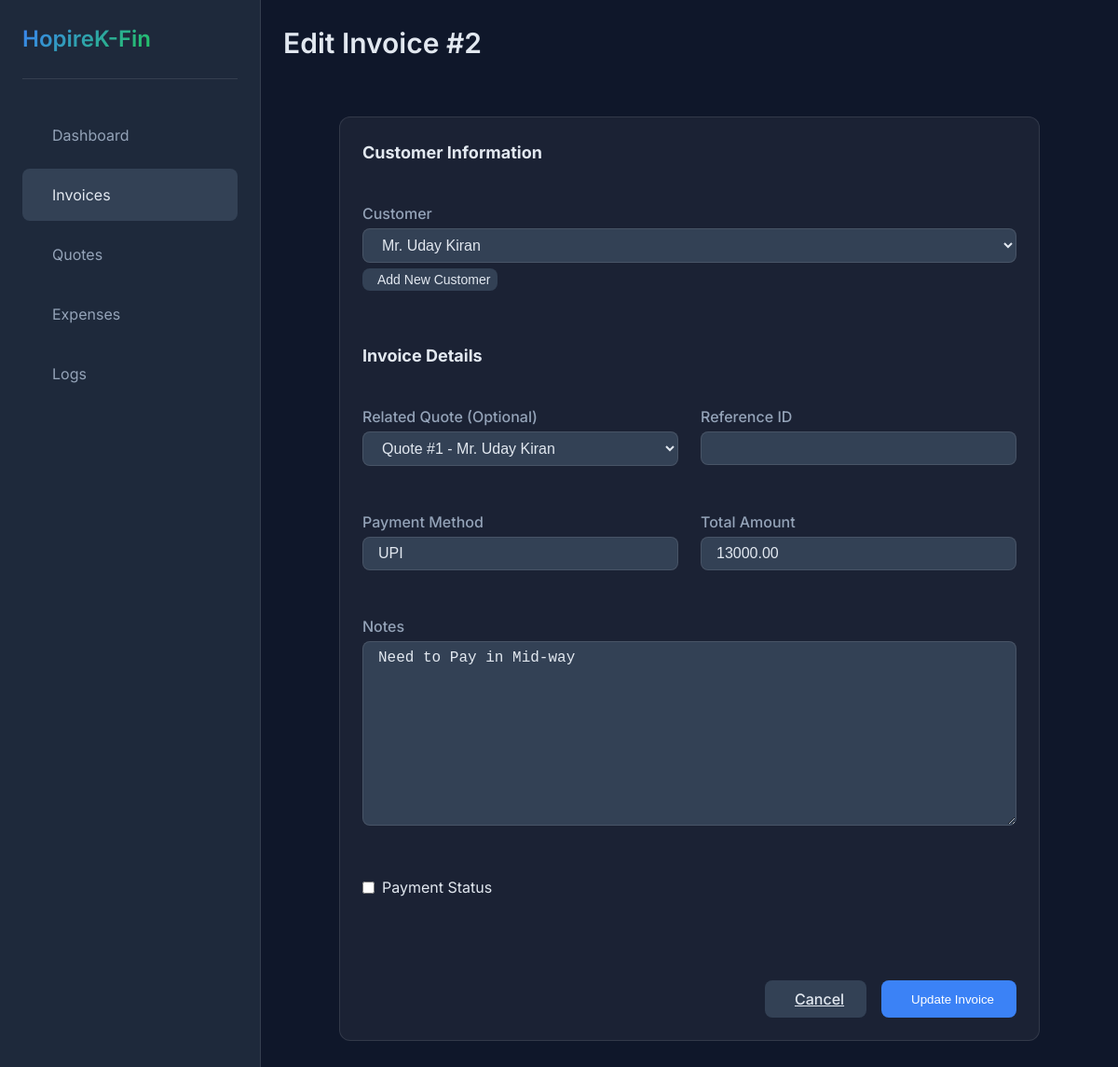
The page /invoices/2/edit/ (signed in) on the database its author committed.
### core/models.py (models this page shows, shortened)
class Invoice(models.Model):
    customer = models.ForeignKey(Customer, related_name='invoices', on_delete=models.CASCADE)
    quote = models.ForeignKey(Quote, related_name='invoices', on_delete=models.SET_NULL, null=True, blank=True)
    created_at = models.DateTimeField(auto_now_add=True)
    reference_id = models.CharField(max_length=100, blank=True)
    payment_method = models.CharField(max_length=100, blank=True)
    total_amount = models.DecimalField(max_digits=12, decimal_places=2, default=0)
    notes = models.TextField(blank=True)
    is_paid = models.BooleanField(default=False)

### core/views.py (the view)
# urls.py: path('invoices/<int:pk>/edit/', views.invoice_update, name='invoice_update'),
@login_required
def invoice_update(request, pk):
    invoice = get_object_or_404(Invoice, pk=pk)
    if request.method == 'POST':
        form = InvoiceForm(request.POST, instance=invoice)
        if form.is_valid():
            updated_invoice = form.save()
            create_log(
                action='update',
                entity_type='invoice',
                entity_id=invoice.id,
                description=f"Updated invoice #{invoice.id} for {invoice.customer.name}",
                amount=updated_invoice.total_amount,
                user=request.user.username if request.user.is_authenticated else None
            )
            return redirect('invoice_list')
    else:
        form = InvoiceForm(instance=invoice)
    return render(request, "invoice_form.html", {"form": form, "invoice": invoice})

### core/forms.py
class InvoiceForm(forms.ModelForm):
    class Meta:
        model = Invoice
        fields = ['customer', 'quote', 'reference_id', 'payment_method', 'total_amount', 'notes', 'is_paid']

### core/models.py (called while the page is built)
    def __str__(self):
        return self.name

    def __str__(self):
        return f"Quote #{self.id} - {self.customer.name}"

### templates/invoice_form.html (shortened to what this page needs)
{% extends "base.html" %}
{% block page_title %}
    {% if invoice %}Edit Invoice #{{ invoice.id }}{% else %}Create New Invoice{% endif %}
{% endblock %}
{% block content %}
<div class="form-page">
    <div class="card form-card">
        <form method="post" class="form-grid">
            <div class="form-section">
                <h3>Customer Information</h3>
                <div class="form-row">
                    <div class="form-group">
                        <label for="id_customer" class="form-label">Customer</label>
                        {{ form.customer }}
                        <button type="button" class="btn btn-secondary btn-sm" onclick="openCustomerPopup()">
                            Add New Customer
                        </button>
                    </div>
                </div>
            </div>
            <div class="form-section">
                <h3>Invoice Details</h3>
                <div class="form-row">
                    <div class="form-group">
                        <label for="id_quote" class="form-label">Related Quote (Optional)</label>
                        {{ form.quote }}
                    </div>
                    <div class="form-group">
                        <label for="id_reference_id" class="form-label">Reference ID</label>
                        {{ form.reference_id }}
                    </div>
                </div>
                <div class="form-row">
                    <div class="form-group">
                        <label for="id_payment_method" class="form-label">Payment Method</label>
                        {{ form.payment_method }}
                    </div>
                    <div class="form-group">
                        <label for="id_total_amount" class="form-label">Total Amount</label>
                        {{ form.total_amount }}
                    </div>
                </div>
                <div class="form-row">
                    <div class="form-group full-width">
                        <label for="id_notes" class="form-label">Notes</label>
                        {{ form.notes }}
                    </div>
                </div>
                <div class="form-row">
                    <div class="form-group">
                        <label for="id_is_paid" class="form-label-inline">
                            {{ form.is_paid }}
                            Payment Status
                        </label>
                    </div>
                </div>
            </div>
            <div class="form-actions">
                <a href="{% url 'invoice_list' %}" class="btn btn-secondary">
                    Cancel
                </a>
                <button type="submit" class="btn btn-primary">
                    {% if invoice %}Update{% else %}Create{% endif %} Invoice
                </button>
            </div>
        </form>
    </div>
</div>
{% endblock %}

### static/style.css (style rules this page uses)
:root { --bg-dark: #0f172a; --surface-dark: #1e293b; --surface-dark-hover: #334155; --text-dark: #e2e8f0; --text-dark-secondary: #94a3b8; --accent-dark: #3b82f6; --accent-dark-hover: #2563eb; --success-dark: #22c55e; --warning-dark: #eab308; --error-dark: #ef4444; --border-dark: rgba(255, 255, 255, 0.1); --card-bg-dark: rgba(255, 255, 255, 0.05); --bg-light: #f1f5f9; --surface-light: #ffffff; --surface-light-hover: #f8fafc; --text-light: #0f172a; --text-light-secondary: #64748b; --accent-light: #2563eb; --accent-light-hover: #1d4ed8; --success-light: #16a34a; --warning-light: #ca8a04; --error-light: #dc2626; --border-light: rgba(0, 0, 0, 0.1); --card-bg-light: rgba(255, 255, 255, 0.8); --spacing-xs: 0.25rem; --spacing-sm: 0.5rem; --spacing-md: 1rem; --spacing-lg: 1.5rem; --spacing-xl: 2rem; --radius-sm: 0.25rem; --radius-md: 0.5rem; --radius-lg: 0.75rem; --radius-xl: 1rem; --shadow-sm: 0 1px 2px 0 rgb(0 0 0 / 0.05); --shadow-md: 0 4px 6px -1px rgb(0 0 0 / 0.1); --shadow-lg: 0 10px 15px -3px rgb(0 0 0 / 0.1); --transition-fast: 150ms cubic-bezier(0.4, 0, 0.2, 1); --transition-normal: 200ms cubic-bezier(0.4, 0, 0.2, 1); --transition-slow: 300ms cubic-bezier(0.4, 0, 0.2, 1); }
* { margin: 0; padding: 0; box-sizing: border-box; }
body { font-family: 'Inter', system-ui, -apple-system, sans-serif; font-size: 16px; line-height: 1.5; transition: background-color var(--transition-normal); -webkit-font-smoothing: antialiased; -moz-osx-font-smoothing: grayscale; }
.dark-theme { background-color: var(--bg-dark); color: var(--text-dark); }
.card { background: var(--card-bg-dark); border-radius: var(--radius-lg); padding: var(--spacing-lg); border: 1px solid var(--border-dark); transition: transform var(--transition-normal), box-shadow var(--transition-normal); }
.dark-theme .card { background: var(--card-bg-dark); border-color: var(--border-dark); }
.btn { display: inline-flex; align-items: center; gap: var(--spacing-sm); padding: var(--spacing-sm) var(--spacing-lg); border-radius: var(--radius-md); font-weight: 500; cursor: pointer; transition: all var(--transition-fast); border: none; }
.btn-primary { background: var(--accent-dark); color: white; }
.btn-secondary { background: var(--surface-dark-hover); color: var(--text-dark); }
.form-group { margin-bottom: var(--spacing-lg); }
.form-label { display: block; margin-bottom: var(--spacing-xs); color: var(--text-dark-secondary); font-weight: 500; }

### templates/invoice_form.html (style rules this page uses)
.form-page { max-width: 800px; margin: 0 auto; padding: var(--spacing-lg); }
.form-card { background: var(--surface-dark); }
.form-grid { display: flex; flex-direction: column; gap: var(--spacing-xl); }
.form-section { display: flex; flex-direction: column; gap: var(--spacing-lg); }
.form-section h3 { color: var(--text-dark); font-size: 1.125rem; margin-bottom: var(--spacing-md); }
.form-row { display: grid; grid-template-columns: repeat(auto-fit, minmax(240px, 1fr)); gap: var(--spacing-lg); }
.form-group.full-width { grid-column: 1 / -1; }
.form-control, input[type="text"], input[type="number"], input[type="email"], select, textarea { width: 100%; padding: var(--spacing-sm) var(--spacing-md); background: var(--surface-dark-hover); border: 1px solid var(--border-dark); border-radius: var(--radius-md); color: var(--text-dark); font-size: 1rem; transition: all var(--transition-fast); }
textarea { min-height: 100px; resize: vertical; }
.form-label-inline { display: flex; align-items: center; gap: var(--spacing-sm); cursor: pointer; }
.form-actions { display: flex; justify-content: flex-end; gap: var(--spacing-md); margin-top: var(--spacing-xl); }
.btn-sm { padding: var(--spacing-xs) var(--spacing-sm); font-size: 0.875rem; }

### rows shown on the page
Invoice: id "2", customer "Mr. Uday Kiran", quote "Quote #1 - Mr. Uday Kiran", payment_method "UPI", total_amount "13000.00", notes "Need to Pay in Mid-way"
